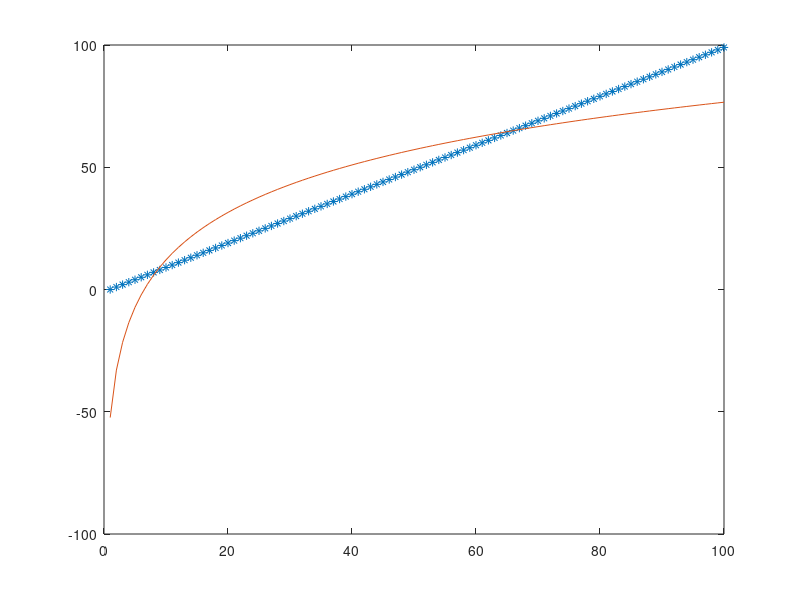

This chart was generated by the following MATLAB code:
clf; 
x = 1:100 ;
y =0:99;
n = length(x) ;
b = (n*sum(y.*log(x)) - sum(y)*sum(log(x)))/(n*sum(log(x).*log(x))- sum(log(x))*sum(log(x))) ;
a = (sum(y) - b*sum(log(x))) / n;
plot(y,'*');
hold on;
plot(a + b*log(x));
